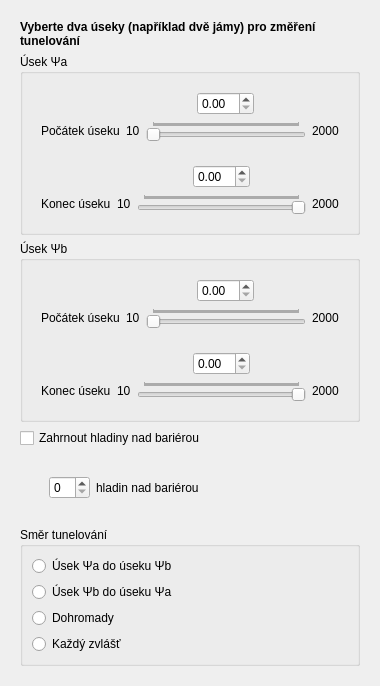
         <widget class="QWidget" name="scrollAreaWidgetContents">
          <property name="geometry">
           <rect>
            <x>0</x>
            <y>0</y>
            <width>380</width>
            <height>686</height>
           </rect>
          </property>
          <layout class="QVBoxLayout" name="verticalLayout_15">
           <item>
            <widget class="QWidget" name="scrollAreaWidget" native="true">
             <property name="maximumSize">
              <size>
               <width>370</width>
               <height>16777215</height>
              </size>
             </property>
             <layout class="QVBoxLayout" name="verticalLayout_10">
              <property name="rightMargin">
               <number>9</number>
              </property>
              <item>
               <widget class="QLabel" name="tunnelingHintLabel">
                <property name="sizePolicy">
                 <sizepolicy hsizetype="Preferred" vsizetype="Maximum">
                  <horstretch>0</horstretch>
                  <verstretch>0</verstretch>
                 </sizepolicy>
                </property>
                <property name="font">
                 <font>
                  <bold>true</bold>
                 </font>
                </property>
                <property name="text">
                 <string>Vyberte dva úseky (například dvě jámy) pro změření tunelování</string>
                </property>
                <property name="wordWrap">
                 <bool>true</bool>
                </property>
               </widget>
              </item>
              <item>
               <widget class="QGroupBox" name="tunnelingSectionAGroupBox">
                <property name="title">
                 <string>Úsek Ψa</string>
                </property>
                <layout class="QVBoxLayout" name="verticalLayout_12">
                 <item>
                  <widget class="QWidget" name="tunnelingSectionAStartWidget" native="true">
                   <property name="sizePolicy">
                    <sizepolicy hsizetype="Minimum" vsizetype="Maximum">
                     <horstretch>0</horstretch>
                     <verstretch>0</verstretch>
                    </sizepolicy>
                   </property>
                   <layout class="QGridLayout" name="gridLayout_4">
                    <item row="2" column="1">
                     <widget class="QLabel" name="tunnelingSectionAStartStartLabel">
                      <property name="text">
                       <string notr="true">10</string>
                      </property>
                     </widget>
                    </item>
                    <item row="2" column="0">
                     <widget class="QLabel" name="tunnelingSectionAStartTitleLabel">
                      <property name="text">
                       <string>Počátek úseku</string>
                      </property>
                     </widget>
                    </item>
                    <item row="2" column="3">
                     <widget class="QLabel" name="tunnelingSectionAStartEndRangeLabel">
                      <property name="text">
                       <string notr="true">2000</string>
                      </property>
                     </widget>
                    </item>
                    <item row="2" column="2">
                     <widget class="QSlider" name="tunnelingSectionAStartSlider">
                      <property name="minimum">
                       <number>10</number>
                      </property>
                      <property name="maximum">
                       <number>2000</number>
                      </property>
                      <property name="orientation">
                       <enum>Qt::Orientation::Horizontal</enum>
                      </property>
                      <property name="tickPosition">
                       <enum>QSlider::TickPosition::TicksAbove</enum>
                      </property>
                     </widget>
                    </item>
                    <item row="1" column="2" alignment="Qt::AlignmentFlag::AlignHCenter">
                     <widget class="QDoubleSpinBox" name="tunnelingSectionAStartDoubleSpinBox">
                      <property name="sizePolicy">
                       <sizepolicy hsizetype="Maximum" vsizetype="Fixed">
                        <horstretch>0</horstretch>
                        <verstretch>0</verstretch>
                       </sizepolicy>
                      </property>
                     </widget>
                    </item>
                   </layout>
                  </widget>
                 </item>
                 <item>
                  <widget class="QWidget" name="tunnelingSectionAEndWidget" native="true">
                   <property name="sizePolicy">
                    <sizepolicy hsizetype="Minimum" vsizetype="Maximum">
                     <horstretch>0</horstretch>
                     <verstretch>0</verstretch>
                    </sizepolicy>
                   </property>
                   <layout class="QGridLayout" name="gridLayout_5">
                    <item row="2" column="2">
                     <widget class="QSlider" name="tunnelingSectionAEndSlider">
                      <property name="minimum">
                       <number>10</number>
                      </property>
                      <property name="maximum">
                       <number>2000</number>
                      </property>
                      <property name="orientation">
                       <enum>Qt::Orientation::Horizontal</enum>
                      </property>
                      <property name="invertedAppearance">
                       <bool>true</bool>
                      </property>
                      <property name="invertedControls">
                       <bool>false</bool>
                      </property>
                      <property name="tickPosition">
                       <enum>QSlider::TickPosition::TicksAbove</enum>
                      </property>
                     </widget>
                    </item>
                    <item row="2" column="0">
                     <widget class="QLabel" name="tunnelingSectionAEndTitleLabel">
                      <property name="text">
                       <string>Konec úseku</string>
                      </property>
                     </widget>
                    </item>
                    <item row="2" column="3">
                     <widget class="QLabel" name="tunnelingSectionAEndEndLabel">
                      <property name="text">
                       <string notr="true">2000</string>
                      </property>
                     </widget>
                    </item>
                    <item row="2" column="1">
                     <widget class="QLabel" name="tunnelingSectionAEndStartLabel">
                      <property name="text">
                       <string notr="true">10</string>
                      </property>
                     </widget>
                    </item>
                    <item row="0" column="2" alignment="Qt::AlignmentFlag::AlignHCenter">
                     <widget class="QDoubleSpinBox" name="tunnelingSectionAEndDoubleSpinBox">
                      <property name="sizePolicy">
                       <sizepolicy hsizetype="Maximum" vsizetype="Fixed">
                        <horstretch>0</horstretch>
                        <verstretch>0</verstretch>
                       </sizepolicy>
                      </property>
                     </widget>
                    </item>
                   </layout>
                  </widget>
                 </item>
                </layout>
               </widget>
              </item>
              <item>
               <widget class="QGroupBox" name="tunnelingSectionBGroupBox">
                <property name="title">
                 <string>Úsek Ψb</string>
                </property>
                <layout class="QVBoxLayout" name="verticalLayout_13">
                 <item>
                  <widget class="QWidget" name="tunnelingSectionBStartWidget" native="true">
                   <property name="sizePolicy">
                    <sizepolicy hsizetype="Minimum" vsizetype="Maximum">
                     <horstretch>0</horstretch>
                     <verstretch>0</verstretch>
                    </sizepolicy>
                   </property>
                   <layout class="QGridLayout" name="gridLayout_6">
                    <item row="1" column="2">
                     <widget class="QSlider" name="tunnelingSectionBStartSlider">
                      <property name="minimum">
                       <number>10</number>
                      </property>
                      <property name="maximum">
                       <number>2000</number>
                      </property>
                      <property name="orientation">
                       <enum>Qt::Orientation::Horizontal</enum>
                      </property>
                      <property name="tickPosition">
                       <enum>QSlider::TickPosition::TicksAbove</enum>
                      </property>
                     </widget>
                    </item>
                    <item row="1" column="0">
                     <widget class="QLabel" name="tunnelingSectionBStartTitleLabel">
                      <property name="text">
                       <string>Počátek úseku</string>
                      </property>
                     </widget>
                    </item>
                    <item row="1" column="3">
                     <widget class="QLabel" name="tunnelingSectionBStartEndLabel">
                      <property name="text">
                       <string notr="true">2000</string>
                      </property>
                     </widget>
                    </item>
                    <item row="1" column="1">
                     <widget class="QLabel" name="tunnelingSectionBStartStartLabel">
                      <property name="text">
                       <string notr="true">10</string>
                      </property>
                     </widget>
                    </item>
                    <item row="0" column="2" alignment="Qt::AlignmentFlag::AlignHCenter">
                     <widget class="QDoubleSpinBox" name="tunnelingSectionBStartDoubleSpinBox">
                      <property name="sizePolicy">
                       <sizepolicy hsizetype="Maximum" vsizetype="Fixed">
                        <horstretch>0</horstretch>
                        <verstretch>0</verstretch>
                       </sizepolicy>
                      </property>
                     </widget>
                    </item>
                   </layout>
                  </widget>
                 </item>
                 <item>
                  <widget class="QWidget" name="tunnelingSectionBEndWidget" native="true">
                   <property name="sizePolicy">
                    <sizepolicy hsizetype="Minimum" vsizetype="Maximum">
                     <horstretch>0</horstretch>
                     <verstretch>0</verstretch>
                    </sizepolicy>
                   </property>
                   <layout class="QGridLayout" name="gridLayout_7">
                    <item row="1" column="2">
                     <widget class="QSlider" name="tunnelingSectionBEndSlider">
                      <property name="minimum">
                       <number>10</number>
                      </property>
                      <property name="maximum">
                       <number>2000</number>
                      </property>
                      <property name="orientation">
                       <enum>Qt::Orientation::Horizontal</enum>
                      </property>
                      <property name="invertedAppearance">
                       <bool>true</bool>
                      </property>
                      <property name="invertedControls">
                       <bool>false</bool>
                      </property>
                      <property name="tickPosition">
                       <enum>QSlider::TickPosition::TicksAbove</enum>
                      </property>
                     </widget>
                    </item>
                    <item row="1" column="0">
                     <widget class="QLabel" name="tunnelingSectionBEndTitleLabel">
                      <property name="text">
                       <string>Konec úseku</string>
                      </property>
                     </widget>
                    </item>
                    <item row="1" column="3">
                     <widget class="QLabel" name="tunnelingSectionBEndEndLabel">
                      <property name="text">
                       <string notr="true">2000</string>
                      </property>
                     </widget>
                    </item>
                    <item row="1" column="1">
                     <widget class="QLabel" name="tunnelingSectionBEndStartLabel">
                      <property name="text">
                       <string notr="true">10</string>
                      </property>
                     </widget>
                    </item>
                    <item row="0" column="2" alignment="Qt::AlignmentFlag::AlignHCenter">
                     <widget class="QDoubleSpinBox" name="tunnelingSectionBEndDoubleSpinBox">
                      <property name="sizePolicy">
                       <sizepolicy hsizetype="Maximum" vsizetype="Fixed">
                        <horstretch>0</horstretch>
                        <verstretch>0</verstretch>
                       </sizepolicy>
                      </property>
                     </widget>
                    </item>
                   </layout>
                  </widget>
                 </item>
                </layout>
               </widget>
              </item>
              <item>
               <widget class="QCheckBox" name="tunnelingContainLevelsAboveBarrierCheckBox">
                <property name="text">
                 <string>Zahrnout hladiny nad bariérou</string>
                </property>
               </widget>
              </item>
              <item>
               <widget class="QWidget" name="tunnelingContainLevelsAboveBarrierWidget" native="true">
                <layout class="QHBoxLayout" name="horizontalLayout_3">
                 <item>
                  <spacer name="tunnelingContainLevelsAboveBarrierSpacer">
                   <property name="orientation">
                    <enum>Qt::Orientation::Horizontal</enum>
                   </property>
                   <property name="sizeType">
                    <enum>QSizePolicy::Policy::Fixed</enum>
                   </property>
                   <property name="sizeHint" stdset="0">
                    <size>
                     <width>20</width>
                     <height>20</height>
                    </size>
                   </property>
                  </spacer>
                 </item>
                 <item>
                  <widget class="QSpinBox" name="tunnelingContainLevelsAboveBarrierSpinBox">
                   <property name="sizePolicy">
                    <sizepolicy hsizetype="Maximum" vsizetype="Fixed">
                     <horstretch>0</horstretch>
                     <verstretch>0</verstretch>
                    </sizepolicy>
                   </property>
                  </widget>
                 </item>
                 <item>
                  <widget class="QLabel" name="tunnelingContainLevelsAboveBarrierLabel">
                   <property name="sizePolicy">
                    <sizepolicy hsizetype="Minimum" vsizetype="Preferred">
                     <horstretch>0</horstretch>
                     <verstretch>0</verstretch>
                    </sizepolicy>
                   </property>
                   <property name="text">
                    <string>hladin nad bariérou</string>
                   </property>
                  </widget>
                 </item>
                </layout>
               </widget>
              </item>
              <item>
               <widget class="QGroupBox" name="tunnelingDirectionGroupBox">
                <property name="title">
                 <string>Směr tunelování</string>
                </property>
                <layout class="QVBoxLayout" name="verticalLayout_14">
                 <item>
                  <widget class="QRadioButton" name="tunnelingDirectionAtoBRadioButton">
                   <property name="text">
                    <string>Úsek Ψa do úseku Ψb</string>
                   </property>
                  </widget>
                 </item>
                 <item>
                  <widget class="QRadioButton" name="tunnelingDirectionBtoARadioButton">
                   <property name="text">
                    <string>Úsek Ψb do úseku Ψa</string>
                   </property>
                  </widget>
                 </item>
                 <item>
                  <widget class="QRadioButton" name="tunnelingDirectionTogetherRadioButton">
                   <property name="text">
                    <string>Dohromady</string>
                   </property>
                  </widget>
                 </item>
                 <item>
                  <widget class="QRadioButton" name="tunnelingDirectionSeparateRadioButton">
                   <property name="text">
                    <string>Každý zvlášť</string>
                   </property>
                  </widget>
                 </item>
                </layout>
               </widget>
              </item>
             </layout>
            </widget>
           </item>
          </layout>
         </widget>
